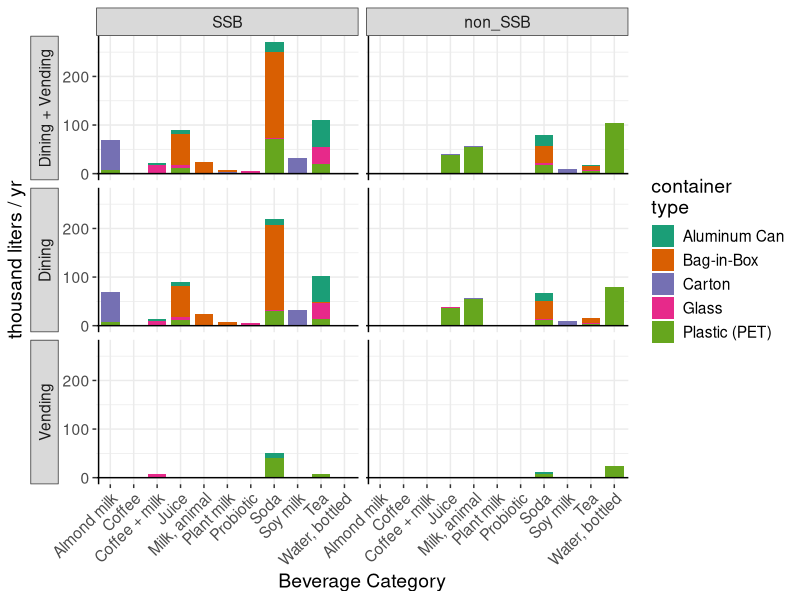
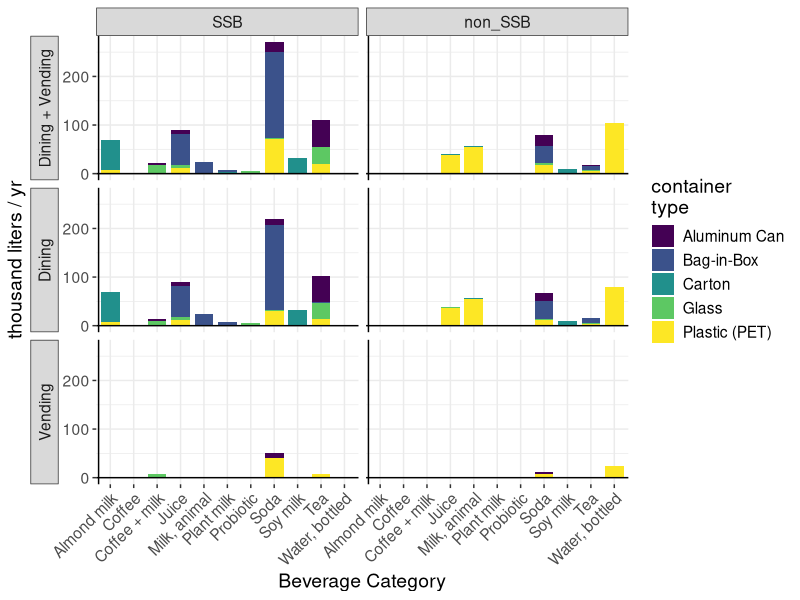
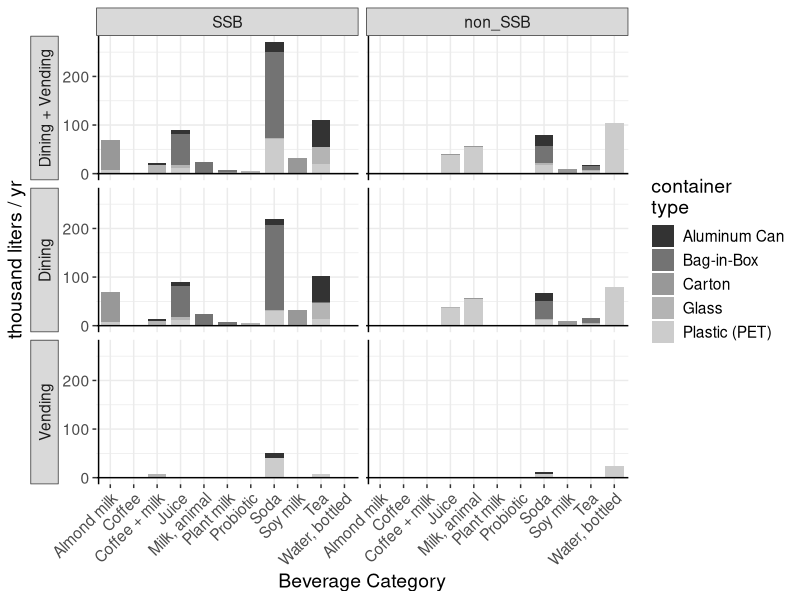
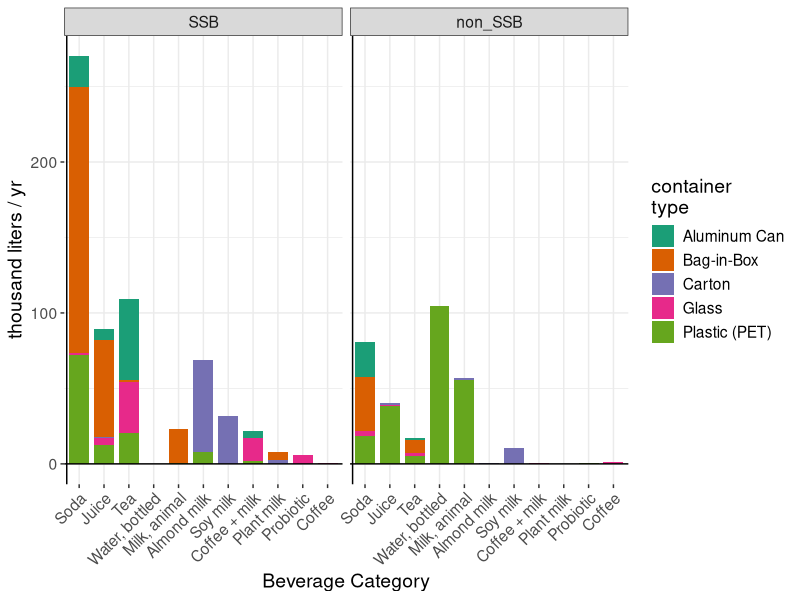
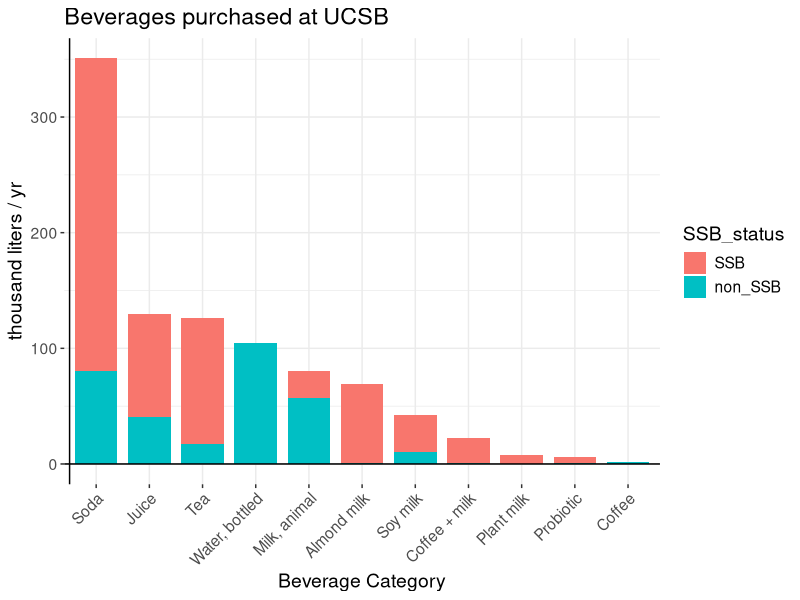
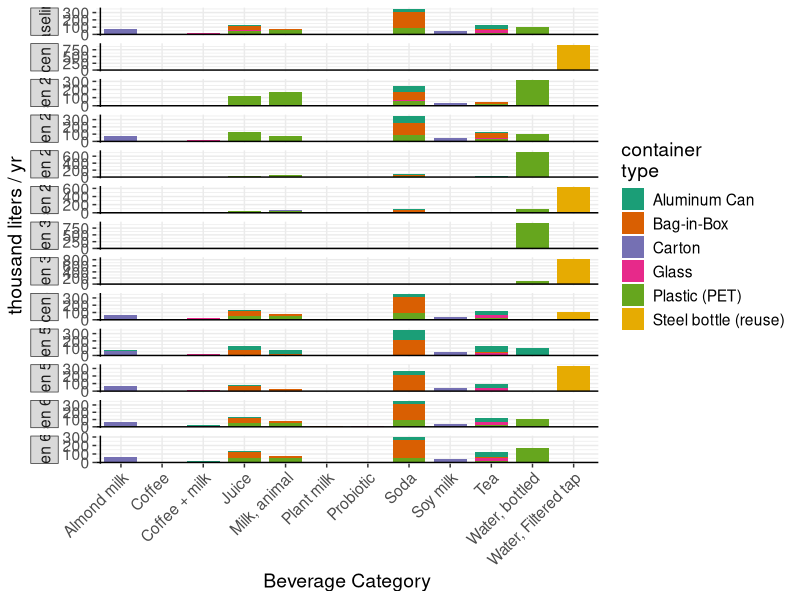
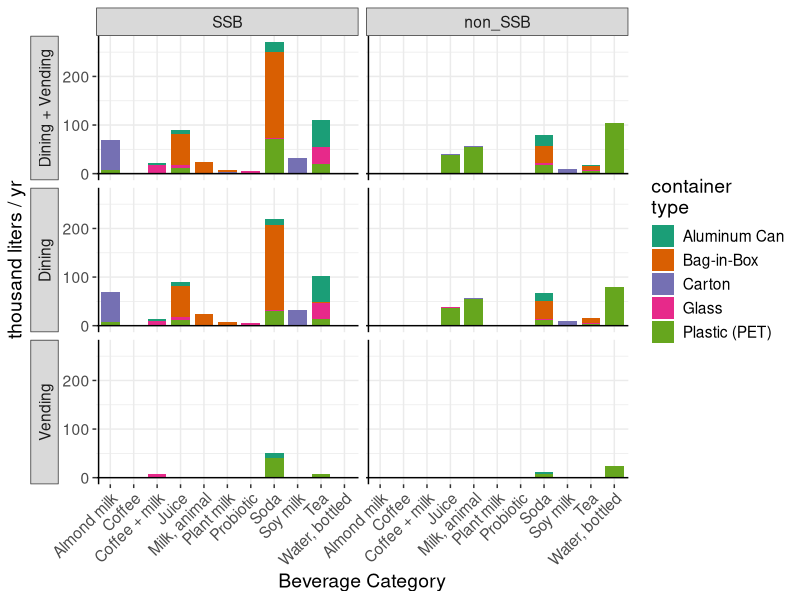
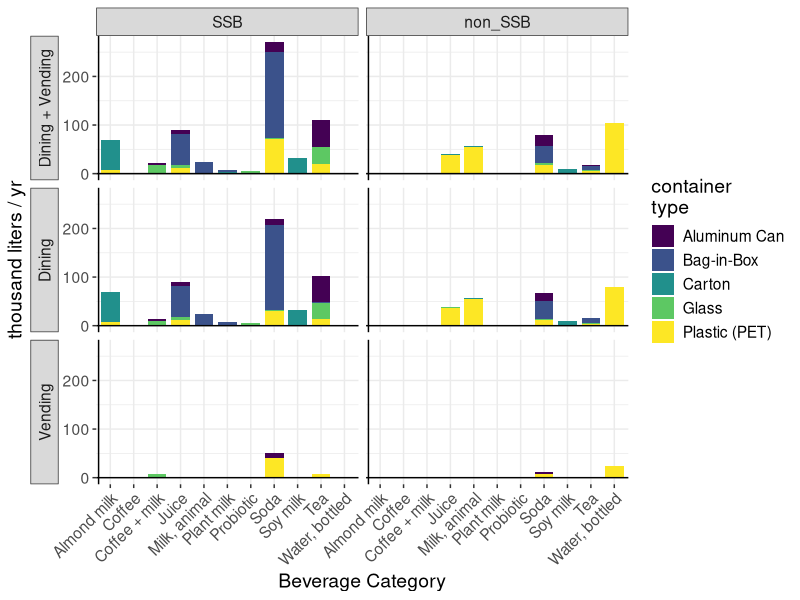

Source code (R) for these figures, in order: (Note: this script raises an error after producing the figures.)
# Summarize, plot, and make tables for results and documentation we want to show
  # Flow (in liter) of beverages by scenario, beverage type, container type, and SSB status
  # This is where we rescale as necessary, and give nicer names

library(tidyverse)
#library(ggtext)
library(viridis)


# Definitions ------------------------------------------------------

# Colors --
col_vir1 <- c("beverage" = "#21908C", "container" = "#440154")
col_bev <- c("#21908C")
col_cont <- c("#440154")


# Names -------------------------------------------------------------------------

# Human-friendly impact names to be used in ggplot.labeller
  #(should probably do something similar with 'the 'bev_type', 'scen', etc, but not right now)

# Names -------------------------------------------------------------------

bevNames_temp <- read_csv("./data/bevtype_list_name.csv")
#View(bevNames_temp)
bevNames <- bevNames_temp %>%
  mutate(bev_regex = bev_name) %>%
  #  mutate(bev_regex = str_replace(bev_regex, "+ ", "+~")) %>%
  mutate(bev_regex = str_replace(bev_regex, " ", "~")) %>%
  mutate(bev_regex = str_replace(bev_regex, ",", "*','*"))
#View(bevNames)
remove(bevNames_temp)

contNames <- read_csv("./data/conttype_list_name.csv")
#View(contNames)

impNames <- read_csv("./data/imptype_list_name.csv")
#View(impNames)

scenNames <- read_csv("./data/scen_list_name.csv")
#View(scenNames)

# BIG impacts (tonnes, M liter, kg)
 # Formatted in markdown, to use element_markdown
# impnames_hand <- c(
#   ghg = "Climate<br> t CO2eq (100yr) ",
#   h2o = "Blue Water Use<br>[ M liter (Blue) water ]",
#   plastic = "Plastic Pollution<br>[ kg plastic ]"
#)
#View(impnames_hand)

# Impacts per liter
# impname_l <- c(
#   ghg = "Climate<br>[ g CO2eq / liter ]",
#   h2o = "Blue Water Use<br>[ liter (Blue) water / liter ]",
#   plastic = "Plastic Pollution<br>[ g plastic / liter ]"
#)

# FIG 1 vol_dbsc_s0 ------------------------------------------------------

View(read_csv("./data/vol_scen0_dbsc_din+vend.csv"))

## Make a table to replace "distrib" values
distrib_corr <- tribble(~distrib, ~distrib_name,
                        "Dining + Vending", "Dining + Vending",
                        "dining",  "Dining",
                        "vending", "Vending"
                        )
temp_flow <- read_csv("./data/vol_scen0_dbsc_din+vend.csv") %>%
  left_join(distrib_corr) %>%
  select(-distrib) %>% 
  mutate(distrib = distrib_name) %>%
  select(-distrib_name) %>%
  relocate(distrib)
#View(temp_flow)
remove(distrib_corr)

flow_s0_fig <- temp_flow %>%
  mutate(distrib = factor(distrib, levels=c("Dining + Vending", "Dining", "Vending"))) %>%
  mutate(SSB_status = as_factor(SSB_status)) %>%
  mutate(SSB_status = fct_rev(SSB_status))
#View(flow_s0_fig)
remove(temp_flow)

FIG1 <- flow_s0_fig %>%
  left_join(contNames) %>%
  left_join(bevNames) %>%
  ggplot() + theme_bw() +
  geom_col(aes(y = vol_kL, x = bev_name, fill = cont_name), width = 0.8) +
  facet_grid(rows = vars(distrib),
             cols = vars(SSB_status),
             switch = "y") +
  geom_hline(yintercept = 0) +
  geom_vline(xintercept = 0.5) +
  labs(
    x ="Beverage Category",
    y = "thousand liters / yr",
    fill = "container\ntype") +
  theme(
    text = element_text(size=14),
    axis.text.x = element_text(angle = 45, hjust = 1),
    #    legend.text = element_text(size = 16),
    #    axis.text.y = element_text(size = 16),
    panel.border = element_blank(),
    strip.placement = "outside") +
#  scale_fill_viridis(discrete=TRUE)
  scale_fill_brewer(palette = "Dark2")
FIG1
ggsave("./figs/FIG1_vol_scen0_dbsc.pdf", width=8.5, height=8.5, units="in")

FIG1 +
  scale_fill_viridis(discrete=TRUE)
ggsave("./figs/FIG1_vol_scen0_dbsc_ALTCOLOR.pdf", width=8.5, height=8.5, units="in")

## Make B&W version
FIG1 +
  scale_fill_grey()
ggsave("./figs/figsBW/FIG1bw_vol_scen0_dbsc.pdf", width=8.5, height=8.5, units="in")

remove(FIG1)


# vol_bsc_s0 --------------------------------------------

#Scale the Flow data for allscen (not including distrib)
flow_scl <- read_csv("./data/flow_bsc_allscen.csv") %>%
  mutate(vol_kL = vol/1000) %>%   #Resacle values
  select(!vol) %>%
  mutate(SSB_status = as_factor(SSB_status)) %>%
  mutate(SSB_status = fct_rev(SSB_status))
View(flow_scl)

# !!! Test that all scenarios have same volume
flow_scl %>%
  group_by(scen) %>%
  summarize(TOTAL = sum(vol_kL))

flow_bsc_scen0 <- flow_scl %>%
  filter(scen == "scen0") %>%
  group_by(bev_type, SSB_status, cont_type) %>%
  summarize(vol_kL = sum(vol_kL)) %>%
  ungroup() %>%
  filter(bev_type != "water_ucsb") %>%
  left_join(bevNames) %>%
  left_join(contNames) %>%
  mutate(bev_name = fct_reorder(bev_name, vol_kL, .fun = (sum), .desc =  TRUE))
#View(flow_0)

## By bev type, cont type, and SSB status
flow_bsc_scen0 %>%
  ggplot() + theme_bw() +
  geom_col(aes(y = vol_kL, x = bev_name, fill = cont_name), width = 0.8) +
  facet_wrap(vars(SSB_status)) +
  #             cols = vars(distrib),
  #             switch = "y") 
  geom_hline(yintercept = 0) +
  geom_vline(xintercept = 0.5) +
  labs(
    x ="Beverage Category",
    y = "thousand liters / yr",
    fill = "container\ntype") +
  theme(
    text = element_text(size=14),
    axis.text.x = element_text(angle = 45, hjust = 1),
    #    legend.text = element_text(size = 16),
    #    axis.text.y = element_text(size = 16),
    panel.border = element_blank(),
    strip.placement = "outside") +
  scale_fill_brewer(palette = "Dark2")

ggsave("./figs/vol_scen0_bsc.pdf", width=8.5, height=7, units="in")

remove(flow_bsc_scen0)

# vol_bs_s0 -------------------------------------------------------

flow_bs_s0 <- flow_scl %>%
  filter(scen == "scen0") %>%
  group_by(bev_type, SSB_status) %>%
  summarize(vol_kL = sum(vol_kL)) %>%
  ungroup() %>%
  filter(bev_type != "water_ucsb") %>%
  left_join(bevNames) %>%
  mutate(bev_name = fct_reorder(bev_name, vol_kL, .fun = (sum), .desc =  TRUE))

flow_bs_s0 %>%
  ggplot() + theme_bw() +
  geom_col(aes(y = vol_kL, x = bev_name, fill = SSB_status), width = 0.8) +
  geom_hline(yintercept = 0) +
  geom_vline(xintercept = 0.5) +
  labs(
    x ="Beverage Category",
    y = "thousand liters / yr",
    title = "Beverages purchased at UCSB") +
  theme(
    text = element_text(size=14),
    axis.text.x = element_text(angle = 45, hjust = 1),
    panel.border = element_blank(),
    strip.placement = "outside")

ggsave("./figs/vol_scen0_bs.pdf", width=7, height=4, units="in")
remove(flow_bs_s0)

# vol_bc_allscen ---------------------------------------------------------------

## Bevtype, container type, scenario

flow_bc_allscen <- flow_scl %>%
  group_by(scen, bev_type, cont_type) %>%
  summarize(vol_kL = sum(vol_kL)) %>%
  ungroup() %>%
  left_join(contNames) %>%
  left_join(bevNames) %>%
  left_join(scenNames)

FIGSI1 <- flow_bc_allscen %>% 
  ggplot() + 
  theme_bw() +
  geom_col(aes(y = vol_kL, x = bev_name, fill = cont_name),
           width = 0.8) +
  geom_hline(yintercept = 0) +
  geom_vline(xintercept = 0.5) +
  facet_grid(rows = vars(scen_name),
             scales = "free_y",
             switch = "y") +
  labs(
    x ="Beverage Category",
    y = "thousand liters / yr",
    fill = "container\ntype") +
  theme(
    text = element_text(size=14),
    axis.text.x = element_text(angle = 45, hjust = 1),
    panel.border = element_blank(),
    strip.placement = "outside") +
  scale_fill_brewer(palette = "Dark2")
FIGSI1  
ggsave("./figs/FIGSI1_vol_bc_allscen.pdf", width=9, height=11, units = "in")
remove(FIGSI1)
  
## Make tbl for reporting

#View(flow_bc_allscen) # Note the units = kilo liters / yr
flow_bc_allscen %>%
  select(c("scen_name", "vol_kL", "cont_name", "bev_name")) %>%
  pivot_wider(names_from = bev_name, values_from = vol_kL) %>%
  arrange(cont_name) %>%
  arrange(scen_name) %>%
  replace(is.na(.), 0) %>%
  write_csv("./data/data_tbls/TSI9_flow_kL_bc_allscen.csv")

remove(flow_bc_allscen)
    
# IMPACTS: format data -----------------------------------------------------------------

imp_temp <- read_csv("./data/data_gen/imp_bsc_allscen.csv") %>%
  rename(imp_type = impact_type)
#View(imp_temp)

## Rescale impact values
imp_scl <- imp_temp %>%
  mutate(
    value = case_when(
      imp_type == "ghg" ~ value / 10^6,
      imp_type == "h2o" ~ value / 10^6,
      imp_type == "plastic" ~ value / 10^3
    )) %>%
  mutate(item = recode(item, bev = "beverage", cont = "container"))
  
#View(imp_scl)
remove(imp_temp)

## Hack 1: give "SSB" versions of bottled water and ucsb water (filtered tap)
# To have names line up in facet figures

temp_s0 <- imp_scl %>%
  filter(scen == "scen0") %>%
  filter(bev_type != "water_ucsb")
#View(temp_s0)

h1 <- temp_s0 %>%
  filter(bev_type == "water_bottled")%>%
  mutate(SSB_status = "SSB") %>%
  mutate(value = 0)
#View(h1)

imp_temp <- temp_s0 %>%
  bind_rows(h1) %>%
  group_by(bev_type, SSB_status, item, imp_type) %>%
  summarize(value = sum(value)) %>%
  ungroup()
#View(imp_temp)

## Make sure column names are same as the "names" file (up next)
imp_s0 <- imp_temp %>%
  left_join(bevNames) %>%
  left_join(impNames)
View(imp_s0)

remove(h1)
remove(temp_s0)
remove(imp_temp)

# FIG 4 imp_ibs_s0 ----------------------------------------------------------

FIG4 <- imp_s0 %>%
  ggplot() + theme_bw() +
  geom_col(aes(y = value, x = SSB_status, fill = item),
           width = 0.8) +
  facet_grid(vars(imp_regex_abs),
             vars(bev_name),
             switch = "y",
             scales = "free",
#             labeller = label_parsed
             labeller = labeller(
               imp_regex_abs = label_parsed,
               bev_name = label_wrap_gen(11)
             )
  ) +
  geom_hline(yintercept = 0) +
  geom_vline(xintercept = 0.5) +
  xlab("") +
  ylab("") +
  theme(
    text = element_text(size = 16),
    axis.text.x = element_text(angle = 45, hjust = 1),
    legend.title=element_blank(),
    legend.text=element_text(size=18),
    panel.border = element_blank(),
    strip.placement = "outside",
    legend.position = c(0.93, 0.25),
    legend.key.size = unit(0.92, 'cm'),
    legend.box.background = element_rect(colour = "black")
    #    strip.text = element_markdown()
  ) +
  scale_fill_manual(values = col_vir1)
FIG4
ggsave("./figs/FIG4_imp_ibs_scen0.pdf", width=13, height=8, units="in")

## BW version
FIG4 +
  scale_fill_grey(
    start = 0.7,
    end = 0.4)
ggsave("./figs/figsBW/FIG4bw_imp_ibs_scen0.pdf", width=13, height=8, units="in")

## Data table for SUPP

#View(imp_s0)
imp_s0 %>%
  select(imp_type, SSB_status, item, bev_name, value) %>%
  pivot_wider(names_from = bev_name, values_from = value) %>%
  arrange(imp_type) %>%
  write_csv("./data/data_tbls/TSI10_imp_ibs_scen0.csv")


# imp_i_allscen -------------------------------------------------------
View(imp_scl)

imp_i_allscen <- imp_scl %>%
  group_by(scen, item, imp_type) %>%
  summarize(value = sum(value)) %>%
  ungroup() %>%
  left_join(scenNames) %>%
  relocate(scen_name) %>%
  select(-scen) %>%
  left_join(impNames)
View(imp_i_allscen)

FIG5 <- ggplot() + theme_bw() +
  geom_col(data = imp_i_allscen,
           aes(y = value, x = scen_name, fill = item),
           width = 0.8) +
  facet_grid(rows = vars(imp_regex_abs),
             switch = "y",
             scales = "free",
             labeller = labeller(
               imp_regex_abs = label_parsed
             )
  ) +
  geom_hline(yintercept = 0) +
  geom_vline(xintercept = 0.5) +
  xlab("") +
  ylab("") +
  theme(
    text = element_text(size = 16),
    axis.text.x = element_text(angle = 45, hjust = 1),
    panel.border = element_blank(),
    strip.placement = "outside",
    legend.title=element_blank(),
    legend.position = "top",
    legend.text=element_text(size=18),
    legend.key.size = unit(1, 'cm'),
    ) +
  scale_fill_manual(values = col_vir1)
FIG5
ggsave("./figs/FIG5_imp_i_allscen.pdf", width=10, height=10, units="in")

## BW version
FIG5 + 
  scale_fill_grey(
    start = 0.7,
    end = 0.35)
ggsave("./figs/figsBW/FIG5bw_imp_ibs_scen0.pdf", width=13, height=8, units="in")

## Make a data table for SUPP

imp_i_allscen %>%
  select(scen_name, imp_name, item, value) %>%
  pivot_wider(names_from = scen_name, values_from = value) %>%
  arrange(imp_name) %>%
  write_csv("./data/data_tbls/TSI11_imp_i_allscen_wide.csv")


# imp_is_allscen ----------------------------------------------

imp_is_allscen <- imp_scl %>%
  group_by(scen, item, SSB_status, imp_type) %>%
  summarize(value = sum(value)) %>%
  ungroup() %>%
  left_join(scenNames) %>%
  relocate(scen_name) %>%
  select(-scen) %>%
  left_join(impNames)
View(imp_is_allscen)

imp_is_allscen %>% ggplot() +
  theme_bw() +
  geom_col(aes(y = value, x = SSB_status, fill = item),
           width = 0.8) +
  facet_grid(vars(imp_regex_abs),
             vars(scen_name),
             switch = "y",
             scales = "free",
             labeller = labeller(
               imp_regex_abs = label_parsed
             )
  ) +
  geom_hline(yintercept = 0) +
  geom_vline(xintercept = 0.5) +
  xlab("") +
  ylab("") +
  theme(
    axis.text.x = element_text(angle = 45, hjust = 1),
    panel.border = element_blank(),
    strip.placement = "outside",
    text = element_text(size=14),
    legend.title=element_blank()
    ) +
  scale_fill_manual(values = col_vir1)

ggsave("./figs/imp_is_allscen.pdf", width=13, height=8, units="in")


# Impact tables for reporting ---------------------------------------------

summ_imp_wide <- imp_scl %>%
  pivot_wider(names_from = imp_type, values_from = value) %>%
  replace(is.na(.), 0)
View(summ_imp_wide)
write_csv(summ_imp_wide, "./data/data_tbls/imp_bsc_allscen_wide.csv")

#df_imp_scen_bev %>% pivot_wider(names_from = scen, values_from = value))
#Totals by scenario

View(imp_i_allscen)
imp_i_allscen %>%
  group_by(scen_name, imp_name) %>%
  summarize(value = sum(value)) %>%
  ungroup() %>%
  pivot_wider(names_from = imp_name, values_from = value) %>%
  write_csv("./data/data_tbls/imp_allscen.csv")

imp_s0 %>%
  group_by(imp_name, item) %>%
  summarize(value = sum(value)) %>%
  pivot_wider(names_from = item, values_from = value) %>%
  replace_na(list(beverage = 0)) %>%
  write_csv("./data/data_tbls/imp_scen0_summ.csv")

 tbl_imp_scen0 <- imp_s0 %>%
  group_by(imp_name, item) %>%
  summarize(value = sum(value)) %>%
  pivot_wider(names_from = item, values_from = value) %>%
  replace_na(list(beverage = 0)) %>%
  write_csv("./data/data_tbls/result_overview.csv")

#View(tbl_imp_scen0)

# Per liter container impacts -------------------------------------------------

#View(contNames)

c1 <- read_csv("./data/cont_imp_l.csv") %>%
  left_join(contNames) %>%
  select(!cont_name_2) %>%
  select(!cont_type) %>%
  pivot_longer(!cont_name, names_to = "imp_type", values_to = "val") %>%
  left_join(impNames)
View(c1)
View(impNames)

FIG3 <- c1 %>%
  ggplot() + theme_bw() +
  geom_col(aes(y = val, x = cont_name), width = 0.8, fill = col_cont) +
  facet_grid(rows = vars(imp_regex_perL),
             switch = "y",
             scales = "free",
             labeller = labeller(
               imp_regex_perL = label_parsed
             )) +
  geom_hline(yintercept = 0) +
  geom_vline(xintercept = 0.4) +
  labs(
    x ="Container Category",
    y = "Impacts per liter of container (no beverage)") +
  theme(
    text = element_text(size=14),
    axis.text.x = element_text(angle = 45, hjust = 1),
    #    legend.text = element_text(size = 16),
    #    axis.text.y = element_text(size = 16),
    panel.border = element_blank(),
    strip.placement = "outside")
FIG3
ggsave("./figs/FIG3_cont_imp_liter.pdf", width=4, height=8, units="in")


## B&W version


c1 %>%
  ggplot() + theme_bw() +
  geom_col(aes(y = val, x = cont_name), width = 0.8) +
  facet_grid(rows = vars(imp_regex_perL),
             switch = "y",
             scales = "free",
             labeller = labeller(
               imp_regex_perL = label_parsed
             )) +
  geom_hline(yintercept = 0) +
  geom_vline(xintercept = 0.4) +
  labs(
    x ="Container Category",
    y = "Impacts per liter of container (no beverage)") +
  theme(
    text = element_text(size=14),
    axis.text.x = element_text(angle = 45, hjust = 1),
    #    legend.text = element_text(size = 16),
    #    axis.text.y = element_text(size = 16),
    panel.border = element_blank(),
    strip.placement = "outside")
ggsave("./figs/figsBW/FIG3bw_cont_imp_liter.pdf", width=4, height=8, units="in")


# Per liter beverage impacts ----------------------------------------------
  
View(bevNames)

temp1 <- read_csv("./data/bev_imp_l.csv")
View(temp1)
b1 <- temp1 %>%
  filter(bev_type != "water_tap") %>%
  left_join(bevNames) %>%
  select(-c("bev_type", "bev_regex")) %>%
  pivot_longer(!c("bev_name", "SSB_status"), names_to = "imp_type", values_to = "val") %>%
  drop_na() %>%
  left_join(impNames)
View(b1)
remove(temp1)


## The previous way to get good impact names
# b1$imp_type <- impname_l[
#   match(b1$imp_type, names(impname_l)) ]
#View(b1)
  
FIG2 <- b1 %>% ggplot() +
  theme_bw() +
    geom_col(aes(y = val, x = bev_name), width = 0.8, fill = col_bev) +
    facet_grid(rows = vars(imp_regex_perL),
               cols = vars(SSB_status),
               switch = "y",
               scales = "free",
               labeller = labeller(
                 imp_regex_perL = label_parsed
               )) +
    geom_hline(yintercept = 0) +
    geom_vline(xintercept = 0.41) +
    labs(
      x ="Beverage Category",
      y = "Impacts per liter of beverage (no container)") +
    theme(
      text = element_text(size=14),
      axis.text.x = element_text(angle = 45, hjust = 1),
      strip.placement = "outside",
      #    legend.text = element_text(size = 16),
      #    axis.text.y = element_text(size = 16),
      panel.border = element_blank() ) +
  scale_y_continuous(labels=function(x) format(x, big.mark = ",", scientific=FALSE))
FIG2
ggsave("./figs/FIG2_bev_imp_liter.pdf", width=8, height=8, units="in")

## Make BW version
b1 %>% ggplot() +
  theme_bw() +
  geom_col(aes(y = val, x = bev_name), width = 0.8) +
  facet_grid(rows = vars(imp_regex_perL),
             cols = vars(SSB_status),
             switch = "y",
             scales = "free",
             labeller = labeller(
               imp_regex_perL = label_parsed
             )) +
  geom_hline(yintercept = 0) +
  geom_vline(xintercept = 0.41) +
  labs(
    x ="Beverage Category",
    y = "Impacts per liter of beverage (no container)") +
  theme(
    text = element_text(size=14),
    axis.text.x = element_text(angle = 45, hjust = 1),
    strip.placement = "outside",
    #    legend.text = element_text(size = 16),
    #    axis.text.y = element_text(size = 16),
    panel.border = element_blank() ) +
  scale_y_continuous(labels=function(x) format(x, big.mark = ",", scientific=FALSE))
ggsave("./figs/figsBW/FIG2bw_bev_imp_liter.pdf", width=8, height=8, units="in")
